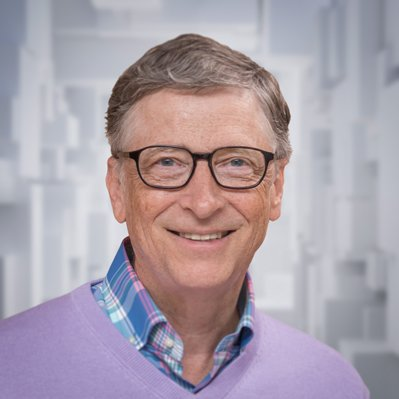
#> input picture OpenCV/images/bill.jpg, 399 x 399 px
$ python Rotation.py
#> lines starting #> are read from the running program, lines starting #| are printed output that depends on the picture
import cv2
image = cv2.imread("./images/bill.jpg")
#> image is the input picture: shape (399, 399, 3); mean B, G, R 169.5, 159.4, 170.8

rows, cols = image.shape[:2]
#> rows = 399; cols = 399

for i in range(4):
    M = cv2.getRotationMatrix2D((image.shape[1]/2, image.shape[0]/2), -90, 2.0)
    image = cv2.warpAffine(image, M, (cols, rows))
    cv2.imshow("Rotate", image)
    cv2.waitKey(0)
    cv2.destroyAllWindows()
#> this loop made 4 passes
#> pass 1, `image = cv2.warpAffine(image, M, (cols, rows))`:
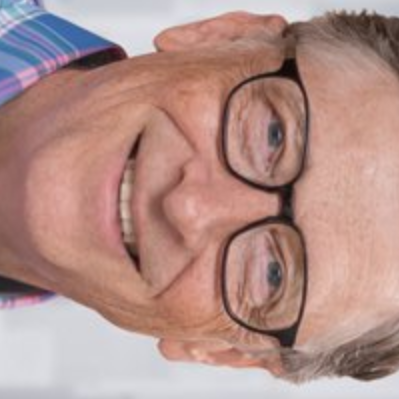
#> image: shape (399, 399, 3); mean B, G, R 137.9, 144.3, 178.8
#> pass 2, `image = cv2.warpAffine(image, M, (cols, rows))`:
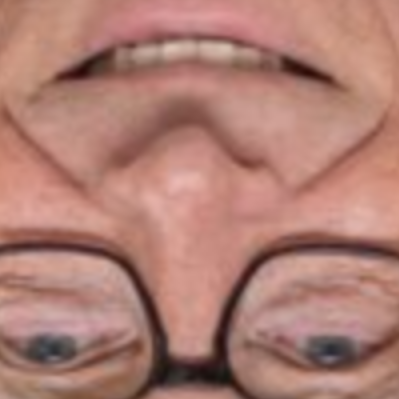
#> image: shape (399, 399, 3); mean B, G, R 115.6, 126.4, 174.9
#> pass 3, `image = cv2.warpAffine(image, M, (cols, rows))`:
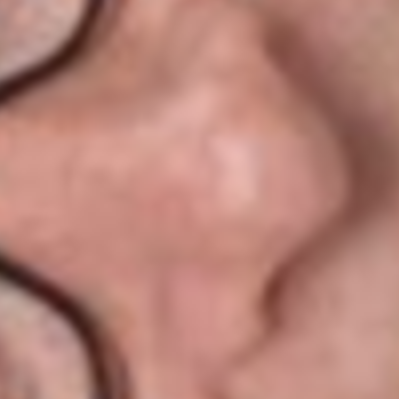
#> image: shape (399, 399, 3); mean B, G, R 119.9, 130.6, 183.3
#> after the loop:
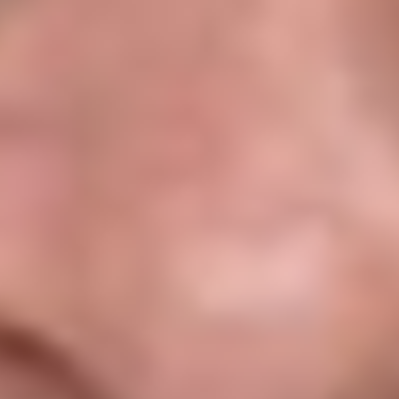
#> image: shape (399, 399, 3); mean B, G, R 133.3, 143.8, 202.1
